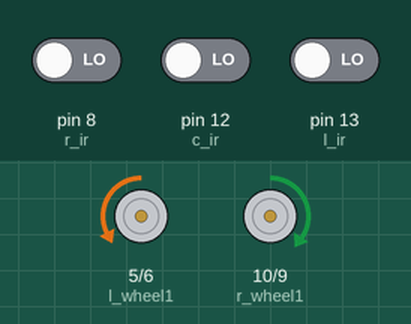
Recording of a sketch running on a simulated Arduino Uno, built with avr-gcc and run on an emulated ATmega328P. Shown: motor-driver pin pairs drawn as motors (green arrow = first pin HIGH = forward, orange = second pin HIGH = backward, longer = more drive). The test bench sets the inputs (shaded band); at power-on: pin 8 (r_ir) LOW, pin 12 (c_ir) LOW, pin 13 (l_ir) LOW.

Above: at 1.2 s.
1.3 s: pin 8 (r_ir) driven HIGH
At 1.9 s:
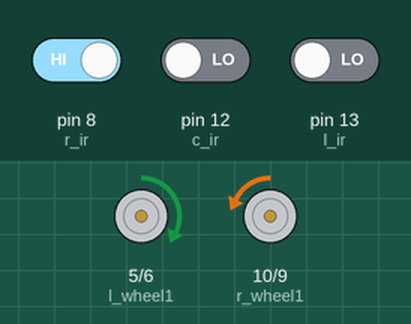
2.8 s: pin 8 (r_ir) driven LOW and pin 12 (c_ir) driven HIGH
At 3.1 s:
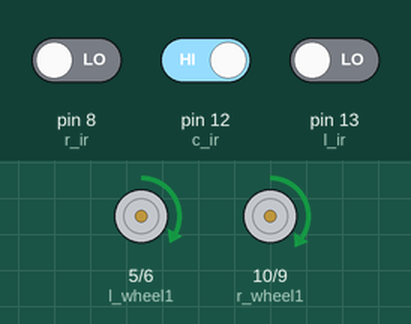
4.3 s: pin 13 (l_ir) driven HIGH
At 5.4 s:
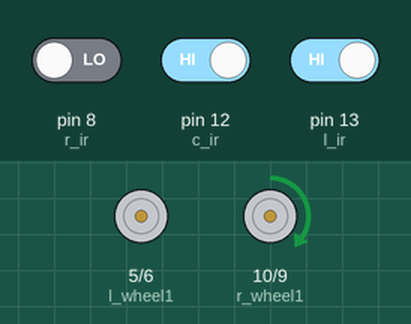
5.8 s: pin 13 (l_ir) driven LOW
At 6.6 s:
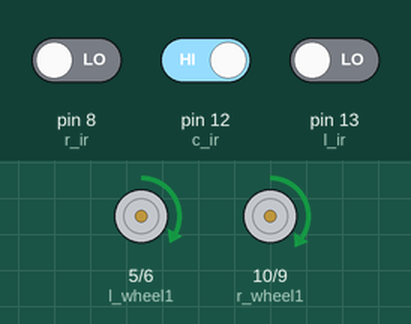
7.3 s: pin 12 (c_ir) driven LOW
At 7.7 s:
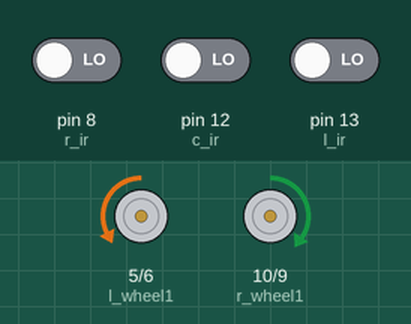
8.8 s: pin 12 (c_ir) driven HIGH
At 10.1 s:
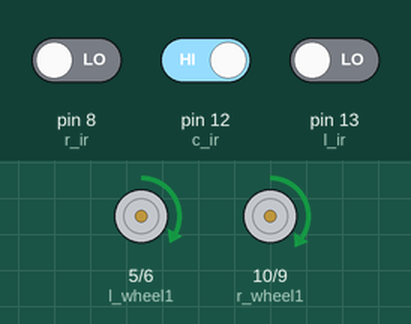
Timing chart, 0 to 11.3 s (numbered marks = the images above; inputs shaded):
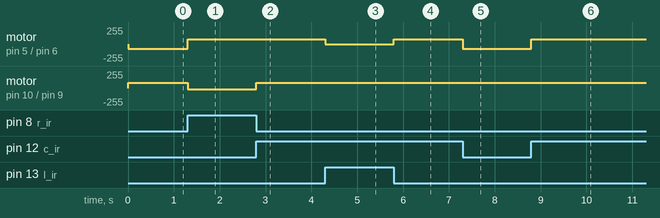

The sketch:

line_follower_OCT8.ino
```cpp
// left and right motors had different speeds so they were made equal

int l_ir=13; //left_ir
int r_ir=8;  //right_ir
int c_ir=12; //centre_ir
int l_wheel1 = 5, l_wheel2 = 6;
int r_wheel1 = 10, r_wheel2 = 9;
int speed_l = 71;
int speed_r = 79;

void setup()
{
  pinMode(l_ir,INPUT);
  pinMode(r_ir,INPUT);
  pinMode(c_ir,INPUT);
  pinMode(l_wheel1,OUTPUT);
  pinMode(r_wheel1,OUTPUT);
  pinMode(l_wheel2,OUTPUT);
  pinMode(r_wheel2,OUTPUT);
}

void loop()
{
  int al = digitalRead(l_ir);
  int ar = digitalRead(r_ir);
  int ac = digitalRead(c_ir);

// Left
  if ((al==1 && ac==0 && ar==0)||(al==1 && ac==1 && ar==0))
  {
    analogWrite(r_wheel1,speed_r);
    analogWrite(r_wheel2,0);
    analogWrite(l_wheel1,0);
    analogWrite(l_wheel2,0);
  }

// Right
  if ((al==0 && ac==0 && ar==1) || (al==0 && ac==1 && ar==1))
  {
    analogWrite(l_wheel1,70);
    analogWrite(l_wheel2,0);
    analogWrite(r_wheel1,0);
    analogWrite(r_wheel2,15);
  }
//When it meets a end line
  if(al==0 && ac==0 && ar==0)
  {
    //Left and right moves in clockwise and anticlockwise direction
    analogWrite(l_wheel1,0);
    analogWrite(l_wheel2,speed_l);
    analogWrite(r_wheel1,speed_r);
    analogWrite(r_wheel2,0);
  }

//When it meets a t-junction
  if(al==1 && ac==1 && ar==1)
  {
    //Left and right tyres move in clockwise and anticlockwise direction
    analogWrite(l_wheel1,0);
    analogWrite(l_wheel2,0);
    //turns left
    analogWrite(r_wheel1,speed_r);
    analogWrite(r_wheel2,0);
  }

//Forward
  if(al==0 && ac==1 && ar==0)
  {
    analogWrite(l_wheel1,speed_l);
    analogWrite(l_wheel2,0);
    analogWrite(r_wheel1,speed_r);
    analogWrite(r_wheel2,0);
  }
}
```

Measured:
- after the input at 1.3 s, motor on pin 5 (l_wheel1) / pin 6 (l_wheel2): backward 71/255 → forward 70/255 at once; motor on pin 10 (r_wheel1) / pin 9 (r_wheel2): forward 79/255 → backward 15/255 at once
- after the input at 2.8 s, motor on pin 5 (l_wheel1) / pin 6 (l_wheel2): forward 70/255 → forward 71/255 at once; motor on pin 10 (r_wheel1) / pin 9 (r_wheel2): backward 15/255 → forward 79/255 at once
- after the input at 4.3 s, motor on pin 5 (l_wheel1) / pin 6 (l_wheel2): forward 71/255 → stopped at once
- after the input at 5.8 s, motor on pin 5 (l_wheel1) / pin 6 (l_wheel2): stopped → forward 71/255 at once
- after the input at 7.3 s, motor on pin 5 (l_wheel1) / pin 6 (l_wheel2): forward 71/255 → backward 71/255 at once
- after the input at 8.8 s, motor on pin 5 (l_wheel1) / pin 6 (l_wheel2): backward 71/255 → forward 71/255 at once
